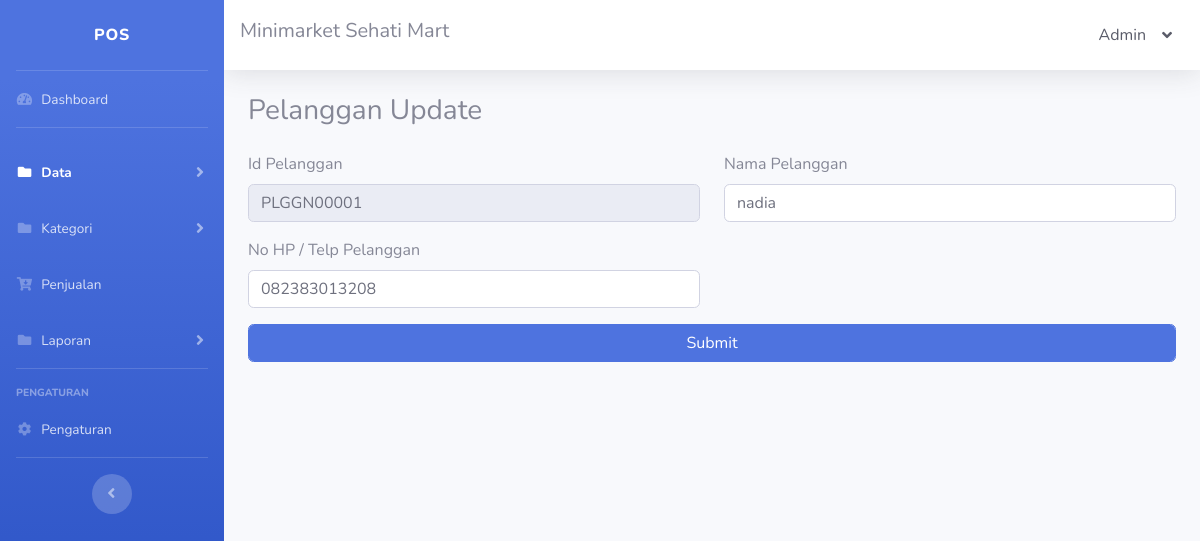
Page /pelanggan_update.php?pelanggan_id=PLGGN00001 (signed in) on the earlier database version.
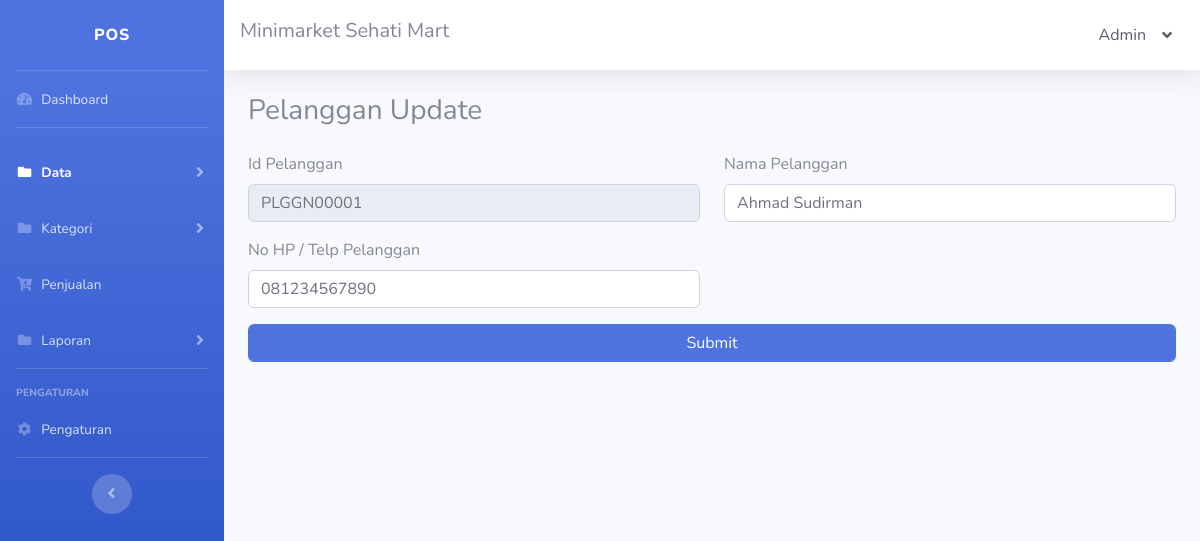
Same page on the later database version.
### tables this page shows
CREATE TABLE `tbl_pelanggan` (
  `pelanggan_id` varchar(10) NOT NULL,
  `pelanggan_nama` text NOT NULL,
  `pelanggan_no_hp` varchar(15) NOT NULL
);

### pelanggan_update.php (the view, shortened to what the changed rows need)
<!DOCTYPE html>
<html lang="en">
<?php
include 'config.php';
?>
<head>
    <link href="vendor/fontawesome-free/css/all.min.css" rel="stylesheet" type="text/css">
    <link href="css/sb-admin-2.min.css" rel="stylesheet">
</head>
<body id="page-top">
    <div id="wrapper">
        <div id="content-wrapper" class="d-flex flex-column">
            <div id="content">
                <div class="container-fluid">
                    <div class="d-sm-flex align-items-center justify-content-between">
                        <h1 class="h3 mb-4 text-black">Pelanggan Update</h1>
                    </div>
                    <?php
                    $data3 = mysqli_query($config, "SELECT * FROM tbl_pelanggan WHERE pelanggan_id='$_GET[pelanggan_id]'");
                    while ($row3 = mysqli_fetch_array($data3)) {
                        $pelanggan_id = $row3["pelanggan_id"];
                        $pelanggan_nama = $row3["pelanggan_nama"];
                        $pelanggan_no_hp = $row3["pelanggan_no_hp"];
                    }
                    ?>
                    <form action='' method='post'>
                        <div class='row'>
                            <div class='col-lg-6'>
                                <div class='form-group'>
                                    <label>Id Pelanggan</label>
                                    <input type='text' name='pelanggan_id' readonly value="<?= $pelanggan_id ?>" class='form-control'>
                                </div>
                            </div>
                            <div class='col-lg-6'>
                                <div class='form-group'>
                                    <label>Nama Pelanggan</label>
                                    <input type='text' name='pelanggan_nama' value="<?= $pelanggan_nama ?>" class='form-control'>
                                </div>
                            </div>
                        </div>
                        <div class='row'>
                            <div class='col-lg-6'>
                                <div class='form-group'>
                                    <label>No HP / Telp Pelanggan</label>
                                    <input type='number' name='pelanggan_no_hp' value="<?= $pelanggan_no_hp ?>" class='form-control'>
                                </div>
                            </div>
                        </div>
                    </form>
                </div>
            </div>
        </div>
</body>
</html>

Differences in the rows shown:
changed tbl_pelanggan "PLGGN00001": pelanggan_nama "nadia" → "Ahmad Sudirman"; pelanggan_no_hp "082383013208" → "081234567890"
